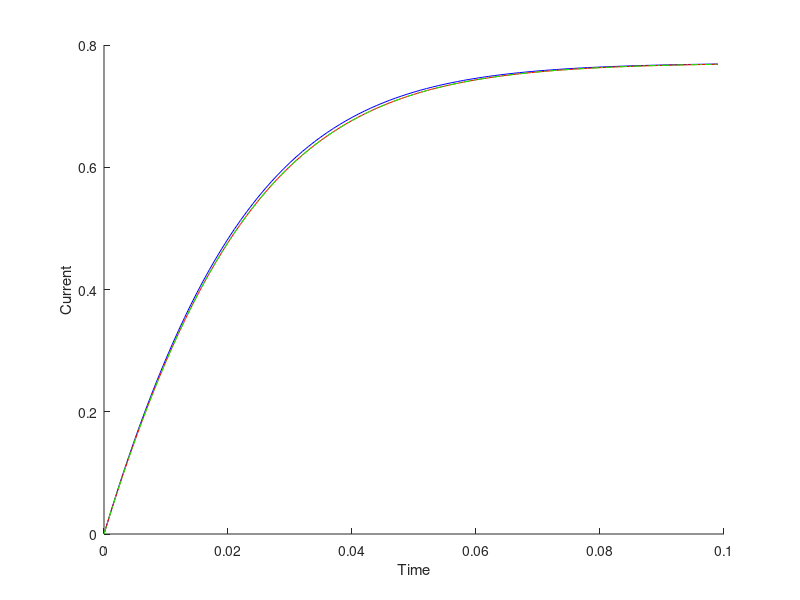

Write the MATLAB code that produced this figure.
% Evan Baker
% EAB_LAB11
% 11 April 2014

clear all
close all
% This script will solve an ODE for a simple circuit 
% dI/dt = Vo/L - R/L * I
Vo = 500; % Volts
L = 15; % Henries
% Nonlinear resistor
R = @ (i) 500 + 250*(i^2); % ohms
f = @ (I,t) Vo/L - (R(I)/L)*I;

h = .001;
t(1:100) = 0;I(1:100) = 0;

% 1: Euler's Method
for i = 2:100;
    t(i) = t(i-1) + h;
    I(i) = I(i-1) + h*f(I(i-1));
end
hold on
figure(1);plot(t,I,'b');xlabel('t');ylabel('I');

% 2: 4th order Runge-Kutta
for i = 2:100
    k1 = f(I(i-1));
    k2 = f(I(i-1) + k1*h/2);
    k3 = f(I(i-1)+k2*h/2);
    k4 = f(I(i-1)+k3*h);
    I(i) = I(i-1)+(k1+2*k2+2*k3+k4)*h/6;
end
plot(t,I,'r');

f1 = @ (t,I) Vo/L - (R(I)/L)*I;
% 3: ode45 
[X, Y] = ode45(f1,t,0);
plot(X,Y,'-.g');xlabel('Time');ylabel('Current');